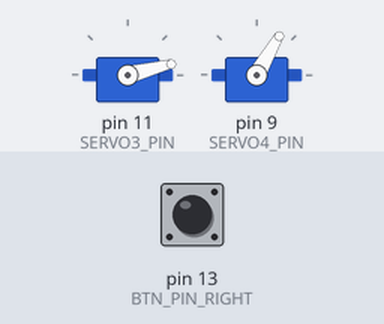
A sketch run on a simulated Arduino Uno, built with avr-gcc and run on an emulated ATmega328P. Shown: 2 × servo. The inputs (shaded band) are chosen by the test bench; at power-on: pin 13 (BTN_PIN_RIGHT) HIGH.

Above: at 1.2 s.
1.3 s: pin 13 (BTN_PIN_RIGHT) pulled LOW for 0.15 s
At 2.6 s:
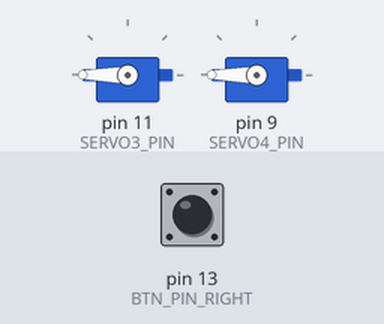
2.9 s: pin 13 (BTN_PIN_RIGHT) pulled LOW for 1 s
At 5.0 s:
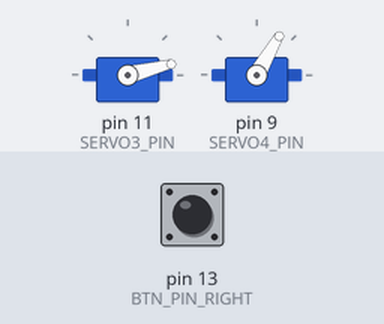
5.4 s: pin 13 (BTN_PIN_RIGHT) pulled LOW for 3.2 s
At 9.8 s:
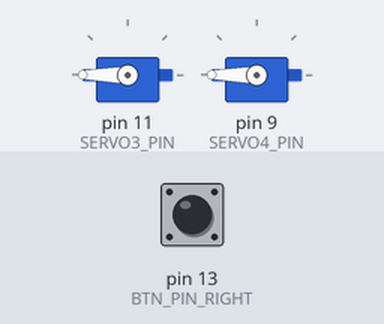
Timing chart, 0 to 11.3 s (numbered marks = the images above; inputs shaded):
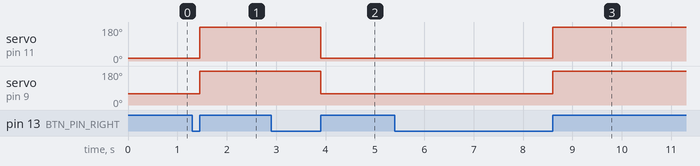

Measured:
- after the input at 1.3 s, servo on pin 11 (SERVO3_PIN): 14° → 180° after 0.15 s; servo on pin 9 (SERVO4_PIN): 60° → 180° after 0.15 s
- after the input at 2.9 s, servo on pin 11 (SERVO3_PIN): 180° → 14° after 1.0 s; servo on pin 9 (SERVO4_PIN): 180° → 60° after 1.0 s
- after the input at 5.4 s, servo on pin 11 (SERVO3_PIN): 14° → 180° after 3.2 s; servo on pin 9 (SERVO4_PIN): 60° → 180° after 3.2 s

The sketch:

Righ-robo-arm.ino
```cpp
#include <Servo.h>

#define BTN_PIN_RIGHT 13   // New button pin for the right side
#define SERVO3_PIN    11   // New servo pin for servo3
#define SERVO4_PIN    9   // New servo pin for servo4

Servo servo3;
Servo servo4;
int buttonStateRight = 0;
int lastButtonStateRight = 0;
bool servosActivatedRight = false;

void setup() {
  servo3.attach(SERVO3_PIN);
  servo4.attach(SERVO4_PIN);

  pinMode(BTN_PIN_RIGHT, INPUT_PULLUP);
  servo3.write(0);    // Set initial position of servo3 to 0 degrees
  servo4.write(180);  // Set initial position of servo4 to 180 degrees
}


void loop() {
  buttonStateRight = digitalRead(BTN_PIN_RIGHT);

  if (buttonStateRight == HIGH && lastButtonStateRight == LOW) {
    // Button is pressed
    if (!servosActivatedRight) {
      servo3.write(14);  // Move servo3 to 100 degrees
      servo4.write(60);   // Move servo4 to 60 degrees
      servosActivatedRight = true;
    } else {
      servo3.write(180);   // Return servo3 to 30 degrees
      servo4.write(180);  // Return servo4 to 180 degrees
      servosActivatedRight = false;
    }
  }

  lastButtonStateRight = buttonStateRight;
}
```
